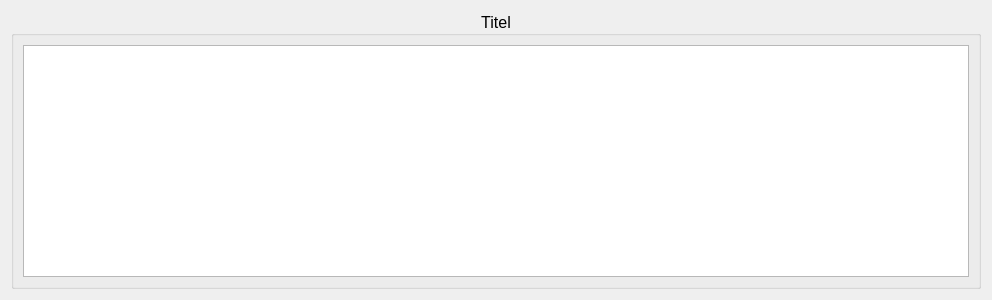
<?xml version="1.0" encoding="UTF-8"?>
<ui version="4.0">
 <class>MonitorWidget</class>
 <widget class="QWidget" name="MonitorWidget">
  <property name="geometry">
   <rect>
    <x>0</x>
    <y>0</y>
    <width>992</width>
    <height>300</height>
   </rect>
  </property>
  <property name="windowTitle">
   <string>Form</string>
  </property>
  <layout class="QGridLayout" name="gridLayout">
   <item row="0" column="0">
    <widget class="QGroupBox" name="groupBox">
     <property name="font">
      <font>
       <pointsize>12</pointsize>
      </font>
     </property>
     <property name="title">
      <string>Titel</string>
     </property>
     <property name="alignment">
      <set>Qt::AlignCenter</set>
     </property>
     <layout class="QGridLayout" name="gridLayout_2">
      <item row="0" column="0" colspan="2">
       <widget class="QPlainTextEdit" name="plainTextEdit"/>
      </item>
     </layout>
    </widget>
   </item>
  </layout>
 </widget>
 <resources/>
 <connections/>
</ui>
